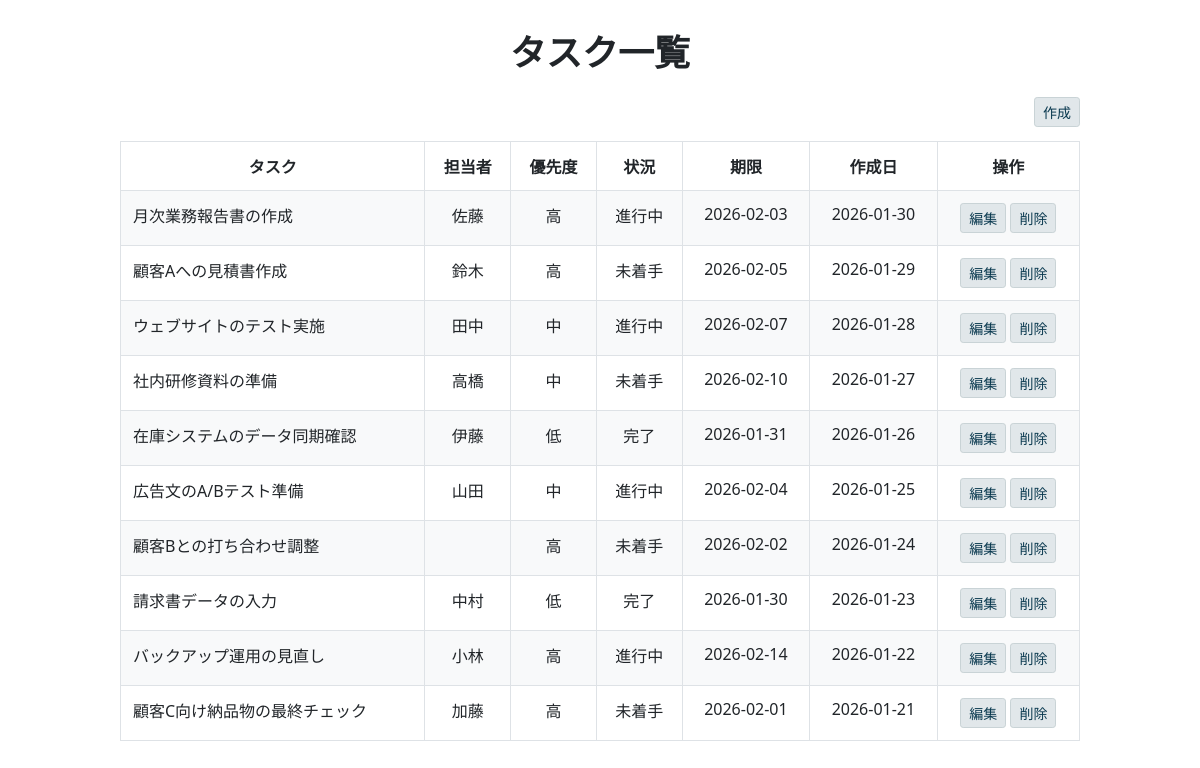
Page /01_ToDo on the committed database.
### tables this page shows
CREATE TABLE tasks (
            id INTEGER PRIMARY KEY AUTOINCREMENT,
            created_at TEXT NOT NULL,
            task TEXT,
            status TEXT,
            assigned TEXT,
            priority TEXT,
            due_date TEXT,
            description TEXT
        );

### app.py (the view)
    @app.get("/01_ToDo")
    def task_list():
        rows = query_db("SELECT * FROM tasks")
        tasks = []
        for row in rows:
            task = {
                "id": row["id"],
                "created_at": format_date(row["created_at"]),
                "task": row["task"],
                "status": row["status"],
                "assigned": row["assigned"] or "",
                "priority": row["priority"] or "中",
                "due_date": row["due_date"] or "",
                "description": row["description"] or "",
            }
            tasks.append(task)
        return render_template("tasks.html", tasks=tasks)

### app.py (called while the page is built)
def query_db(sql, params=(), commit=False):
    db_path = os.environ.get("TEST_DB_PATH") or os.path.join(
        BASE_DIR, "task_manager.db"
    )
    connection = sqlite3.connect(db_path)
    connection.row_factory = sqlite3.Row  # 結果を辞書形式で取得できるようにする
    cursor = connection.cursor()
    cursor.execute(sql, params)
    if commit:
        connection.commit()
        affected_rows = cursor.rowcount
        connection.close()
        return affected_rows
    rows = cursor.fetchall()
    connection.close()
    return rows

def format_date(date_string):
    if not date_string:
        return ""
    try:
        dt = datetime.fromisoformat(date_string)
        return dt.date().isoformat()
    except (ValueError, TypeError):
        return date_string

### templates/tasks.html (shortened to what this page needs)
<!doctype html>
<html lang="ja">
  <head>
    <link rel="stylesheet" href="/static/bootstrap.min.css">
    <link rel="stylesheet" href="/static/styles.css">
  </head>
  <body class="p-3">
    <div class="container">
      <div class="mb-3">
        <h1 class="page-title mb-0">タスク一覧</h1>
      </div>
      <div class="table-wrapper position-relative">
        <a class="btn btn-primary btn-sm" href="/tasks/new">作成</a>
        <table class="table table-striped">
        <thead>
          <tr>
            <th>タスク</th>
            <th>担当者</th>
            <th>優先度</th>
            <th>状況</th>
            <th>期限</th>
            <th>作成日</th>
            <th>操作</th>
          </tr>
        </thead>
        <tbody>
          {% for row in tasks %}
          <tr>
            <td>{{ row['task'] }}</td>
            <td>{% if row['assigned'] %}{{ row['assigned'] }}{% endif %}</td>
            <td>{{ row['priority'] }}</td>
            <td>{{ row['status'] }}</td>
            <td>{% if row['due_date'] %}{{ row['due_date'] }}{% endif %}</td>
            <td>{{ row['created_at'] }}</td>
            <td>
              <a class="btn btn-sm btn-outline-secondary me-1" href="/tasks/edit/{{ row['id'] }}">編集</a>
              <form method="post" action="/tasks/delete/{{ row['id'] }}" style="display:inline;">
                <button type="submit" class="btn btn-sm btn-outline-danger" onclick="return confirm('削除してよいですか？')">削除</button>
              </form>
            </td>
          </tr>
          {% endfor %}
        </tbody>
      </table>
      </div>
    </div>
  </body>
</html>

### static/styles.css (style rules this page uses)
.page-title { text-align:center; font-size:2.25rem; font-weight:600; margin-bottom:1rem }
table.table thead th { text-align: center; }
table.table tbody td { text-align: center; vertical-align: middle; }
table.table tbody td:nth-child(1) { text-align: left; }
.table-wrapper { position:relative; padding-top:3rem }
.table-wrapper > a { position:absolute; top:0.25rem; right:0 }
.table-wrapper > a.btn-primary { background-color:#e1e7ea !important; border-color:#c9d3d6 !important; color:#0b3a50 !important; text-decoration: none !important; }
.table-wrapper .btn-outline-secondary, .table-wrapper .btn-outline-danger { background-color:#e1e7ea !important; border-color:#c9d3d6 !important; color:#0b3a50 !important; text-decoration: none !important; }

### rows in the picture
tasks: task "月次業務報告書の作成", assigned "佐藤", priority "高", status "進行中", due_date "2026-02-03", created_at "2026-01-30"
tasks: task "顧客Aへの見積書作成", assigned "鈴木", priority "高", status "未着手", due_date "2026-02-05", created_at "2026-01-29"
tasks: task "ウェブサイトのテスト実施", assigned "田中", priority "中", status "進行中", due_date "2026-02-07", created_at "2026-01-28"
tasks: task "社内研修資料の準備", assigned "高橋", priority "中", status "未着手", due_date "2026-02-10", created_at "2026-01-27"
tasks: task "在庫システムのデータ同期確認", assigned "伊藤", priority "低", status "完了", due_date "2026-01-31", created_at "2026-01-26"
tasks: task "広告文のA/Bテスト準備", assigned "山田", priority "中", status "進行中", due_date "2026-02-04", created_at "2026-01-25"
tasks: task "顧客Bとの打ち合わせ調整", priority "高", status "未着手", due_date "2026-02-02", created_at "2026-01-24"
tasks: task "請求書データの入力", assigned "中村", priority "低", status "完了", due_date "2026-01-30", created_at "2026-01-23"
tasks: task "バックアップ運用の見直し", assigned "小林", priority "高", status "進行中", due_date "2026-02-14", created_at "2026-01-22"
tasks: task "顧客C向け納品物の最終チェック", assigned "加藤", priority "高", status "未着手", due_date "2026-02-01", created_at "2026-01-21"
